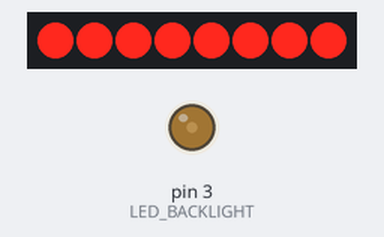
The sketch below on a simulated Arduino Uno, built with avr-gcc and run on an emulated ATmega328P. Shown: 8 shift-register outputs drawn as a row of LEDs (first output left, lit = HIGH), output pins drawn as LEDs (lit = HIGH). Wiring (inferred from the names in the program): shift register (74HC595): data pin 6; shift clock pin 5; latch pin 9. Wiring (inferred from the signals the program sends): row of LEDs: on Q0, Q1, Q2, Q3, Q4, Q5, Q6, Q7. Pins used as bus, display or sensor lines are not drawn.

Above: at 0.22 s.
At 25.5 s:
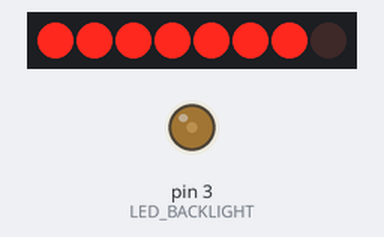
Timing chart, 0 to 37.1 s (numbered marks = the images above):
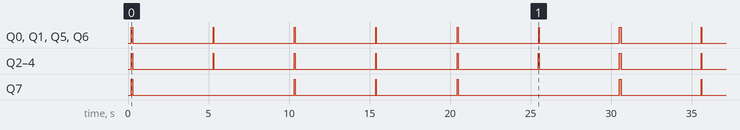

The sketch:

display_logo.ino
```cpp
#define PIN_SCE   9
#define PIN_RESET 8
#define PIN_DC    7
#define PIN_SDIN  6
#define PIN_SCLK  5

#define LED_BACKLIGHT 3

#define LCD_C     LOW
#define LCD_D     HIGH

#define LCD_X     84
#define LCD_Y     48

const unsigned char logo [] = {
0x00, 0xF8, 0xF8, 0xF8, 0xF8, 0xF8, 0xF8, 0xF8, 0xF8, 0xF8, 0xF8, 0xF8, 0xF8, 0xF8, 0xF8, 0xF8,
0xF8, 0xF8, 0xF8, 0xF8, 0xF8, 0xF8, 0xF8, 0xF8, 0xF8, 0xF8, 0xF8, 0xF8, 0xF8, 0xF8, 0xF8, 0xF8,
0xF8, 0xF8, 0xF8, 0xF8, 0xF8, 0xF8, 0x08, 0x00, 0xC0, 0xF0, 0xF8, 0xF8, 0xF8, 0xF8, 0xF8, 0xF8,
0xF8, 0xF8, 0xF8, 0xF8, 0xF8, 0xF8, 0xF8, 0xF8, 0xF8, 0xF8, 0xF8, 0xF8, 0xF8, 0xF8, 0xF8, 0xF8,
0xF8, 0xF8, 0xF8, 0xF8, 0xF8, 0xF8, 0xF8, 0xF8, 0xF8, 0xF8, 0xF8, 0xF8, 0xF8, 0xF8, 0xF8, 0xF8,
0xF8, 0xF8, 0xF8, 0x00, 0x00, 0xFF, 0x00, 0x00, 0x00, 0x00, 0x00, 0xE1, 0xF0, 0x00, 0x00, 0x00,
0x00, 0x01, 0x03, 0xE0, 0x00, 0x00, 0x00, 0x00, 0x00, 0x3F, 0xFF, 0xFF, 0x03, 0x00, 0x00, 0x00,
0x00, 0x00, 0x04, 0x03, 0x01, 0x00, 0x00, 0x00, 0xE0, 0xF0, 0x00, 0x00, 0x0F, 0x3F, 0x7F, 0x7F,
0xFF, 0xFF, 0xFF, 0xFF, 0xFF, 0xFF, 0xFF, 0xFF, 0xFF, 0xFF, 0xFF, 0xFF, 0xFF, 0xFF, 0xFF, 0xFF,
0xFF, 0xFF, 0xFF, 0xFF, 0xFF, 0xFF, 0xFF, 0xFF, 0xFF, 0xFF, 0xFF, 0xFF, 0xFF, 0xFF, 0xFF, 0xFF,
0xFF, 0xFF, 0xFF, 0xFF, 0xFF, 0xFF, 0xFF, 0x00, 0x00, 0xFF, 0x00, 0x00, 0x00, 0x00, 0x00, 0xFF,
0xFF, 0xF0, 0xF0, 0xF0, 0xF0, 0xF0, 0xF0, 0xFF, 0xF0, 0x00, 0x00, 0x00, 0x00, 0x00, 0x1F, 0x01,
0x00, 0x00, 0x00, 0x00, 0x80, 0xFF, 0x3C, 0x1C, 0x0C, 0x04, 0x04, 0x00, 0x83, 0xC1, 0x00, 0x00,
0x00, 0x00, 0x00, 0x00, 0xF0, 0xF8, 0xF8, 0xFC, 0x0C, 0x0C, 0x0C, 0x1C, 0xF8, 0xF8, 0xF0, 0xC0,
0x00, 0x00, 0xF0, 0xF8, 0xF8, 0xFC, 0x0C, 0x0C, 0x0C, 0x3C, 0xF8, 0xF8, 0xF0, 0x00, 0x00, 0x00,
0xF0, 0xF8, 0xF8, 0xFC, 0x0C, 0x0C, 0x0C, 0x3C, 0xF8, 0xF8, 0xF0, 0x00, 0x00, 0xFF, 0x00, 0x00,
0x00, 0x00, 0x00, 0xFF, 0xFF, 0xFF, 0xFF, 0xFF, 0xFF, 0xFF, 0xFF, 0xFF, 0xFF, 0xF8, 0x00, 0x00,
0x00, 0x00, 0x00, 0x00, 0x00, 0x00, 0x00, 0xE0, 0xFF, 0xFF, 0x00, 0x00, 0x00, 0x00, 0x00, 0x00,
0xFF, 0xFF, 0x00, 0x00, 0x00, 0x00, 0x00, 0x00, 0x07, 0x1F, 0x3F, 0x7F, 0xFC, 0xF8, 0xE0, 0xC0,
0x83, 0x03, 0x03, 0x03, 0x00, 0x00, 0xFF, 0xFF, 0xFF, 0xFF, 0x60, 0x60, 0x60, 0x70, 0x7F, 0x7F,
0x7F, 0x00, 0x00, 0x00, 0xFF, 0xFF, 0xFF, 0xFF, 0x00, 0x00, 0x00, 0x00, 0x0F, 0x0F, 0x0F, 0x00,
0x00, 0xFF, 0xF0, 0xF0, 0xF0, 0xF0, 0xF0, 0xFF, 0xFF, 0xFF, 0xFF, 0xFF, 0xFF, 0xFF, 0xFF, 0xFF,
0xFF, 0xFF, 0xFC, 0xF0, 0xF0, 0xF0, 0xF0, 0xF0, 0xF0, 0xF0, 0xF0, 0xFF, 0xFF, 0xFF, 0xFC, 0xF0,
0xF0, 0xF0, 0xF0, 0xE0, 0xF0, 0xF0, 0xF0, 0xF0, 0xF0, 0xF0, 0xF0, 0xF0, 0xF0, 0xF0, 0xF0, 0xF0,
0x00, 0x03, 0x07, 0x3F, 0xFF, 0xFE, 0xFC, 0xE0, 0x00, 0x00, 0xFF, 0xFF, 0xFF, 0xFF, 0x00, 0x00,
0x00, 0x00, 0xFC, 0xFC, 0xFC, 0x00, 0x00, 0x00, 0xFF, 0xFF, 0xFF, 0xFF, 0x00, 0x00, 0x00, 0x00,
0xFF, 0xFF, 0xFF, 0x00, 0x00, 0x07, 0x07, 0x07, 0x07, 0x07, 0x07, 0x07, 0x07, 0x07, 0x07, 0x07,
0x07, 0x07, 0x07, 0x07, 0x07, 0x07, 0x07, 0x07, 0x07, 0x07, 0x07, 0x07, 0x07, 0x07, 0x07, 0x07,
0x07, 0x07, 0x07, 0x07, 0x07, 0x07, 0x07, 0x07, 0x07, 0x07, 0x07, 0x07, 0x07, 0x07, 0x07, 0x01,
0x03, 0x07, 0x0F, 0x0F, 0x0C, 0x0C, 0x0C, 0x0E, 0x0F, 0x0F, 0x07, 0x01, 0x00, 0x00, 0x03, 0x07,
0x0F, 0x0F, 0x0C, 0x0C, 0x0C, 0x0E, 0x0F, 0x0F, 0x07, 0x00, 0x00, 0x00, 0x03, 0x07, 0x0F, 0x0F,
0x0C, 0x0C, 0x0C, 0x0E, 0x0F, 0x0F, 0x07, 0x00,
};

const unsigned char guest [] = {
0x00, 0x00, 0x00, 0x00, 0x00, 0x00, 0x00, 0x00, 0x00, 0x00, 0x00, 0x00, 0x00, 0x00, 0x00, 0x00,
0x00, 0x00, 0x00, 0x00, 0x00, 0x00, 0x00, 0x00, 0x00, 0x00, 0x00, 0x00, 0x00, 0x00, 0x00, 0x00,
0x00, 0x00, 0x00, 0x00, 0x00, 0x00, 0x00, 0x00, 0x00, 0x00, 0x00, 0x00, 0x00, 0x00, 0x00, 0x00,
0x00, 0x00, 0x00, 0x00, 0x00, 0x00, 0x00, 0x00, 0x00, 0x00, 0x00, 0x00, 0x00, 0x00, 0x00, 0x00,
0x00, 0x00, 0x00, 0x00, 0x00, 0x00, 0x00, 0x00, 0x00, 0x00, 0x00, 0x00, 0x00, 0x00, 0x00, 0x00,
0x00, 0x00, 0x00, 0x00, 0x00, 0x00, 0x00, 0x00, 0x00, 0x00, 0x00, 0x00, 0x00, 0x00, 0x00, 0x00,
0x00, 0x00, 0x00, 0x00, 0x00, 0x00, 0x00, 0x00, 0x00, 0x00, 0x00, 0x00, 0x00, 0x00, 0x00, 0x00,
0x00, 0x00, 0x00, 0x00, 0x00, 0x00, 0x00, 0x00, 0x00, 0x00, 0x00, 0x00, 0x00, 0x00, 0x00, 0x00,
0x00, 0x00, 0x00, 0x00, 0x00, 0x00, 0x00, 0x00, 0x00, 0x00, 0x00, 0x00, 0x00, 0x00, 0x00, 0x00,
0x00, 0x00, 0x00, 0x00, 0x00, 0x00, 0x00, 0x00, 0x00, 0x00, 0x00, 0x00, 0x00, 0x00, 0x00, 0x00,
0x00, 0x00, 0x00, 0x00, 0x00, 0x00, 0x00, 0x00, 0x00, 0x00, 0x00, 0x00, 0x00, 0x00, 0x00, 0x00,
0x00, 0x00, 0x00, 0xC0, 0xF0, 0x18, 0x0C, 0x0C, 0x0C, 0x0E, 0x0E, 0x0C, 0x0C, 0x18, 0x10, 0x00,
0x00, 0x00, 0xFE, 0xFE, 0x00, 0x00, 0x00, 0x00, 0x00, 0x00, 0x00, 0xFE, 0x00, 0x00, 0x00, 0x00,
0xFE, 0xFE, 0xCE, 0xCE, 0xCE, 0xCE, 0xCE, 0xCE, 0xCE, 0x00, 0x00, 0x00, 0x30, 0xFC, 0x8C, 0x8C,
0x8E, 0x8C, 0x0C, 0x1C, 0x38, 0x00, 0x00, 0x00, 0x00, 0x0E, 0x0E, 0x0E, 0x0E, 0xFE, 0x0E, 0x0E,
0x0E, 0x0E, 0x00, 0x00, 0x00, 0x00, 0x00, 0x00, 0x00, 0x00, 0x00, 0x00, 0x00, 0x00, 0x00, 0x00,
0x00, 0x00, 0x00, 0x00, 0x00, 0x00, 0x00, 0x03, 0x0F, 0x18, 0x30, 0x30, 0x30, 0x70, 0x37, 0x37,
0x37, 0x1F, 0x1F, 0x00, 0x00, 0x00, 0x07, 0x1F, 0x38, 0x30, 0x70, 0x70, 0x30, 0x30, 0x3C, 0x1F,
0x00, 0x00, 0x00, 0x00, 0x7F, 0x7F, 0x71, 0x71, 0x71, 0x71, 0x71, 0x71, 0x71, 0x00, 0x00, 0x00,
0x0C, 0x38, 0x30, 0x30, 0x71, 0x71, 0x31, 0x33, 0x1E, 0x0C, 0x00, 0x00, 0x00, 0x00, 0x00, 0x00,
0x00, 0x7F, 0x00, 0x00, 0x00, 0x00, 0x00, 0x00, 0x00, 0x00, 0x00, 0x00, 0x00, 0x00, 0x00, 0x00,
0x00, 0x00, 0x00, 0x00, 0x00, 0x00, 0x00, 0x00, 0x00, 0x00, 0x00, 0x00, 0x00, 0x00, 0x00, 0x00,
0x00, 0x00, 0x00, 0x00, 0x00, 0x00, 0x00, 0x00, 0x00, 0x00, 0x00, 0x00, 0x00, 0x00, 0x00, 0x00,
0x00, 0x00, 0x00, 0x00, 0x00, 0x00, 0x00, 0x00, 0x00, 0x00, 0x00, 0x00, 0x00, 0x00, 0x00, 0x00,
0x00, 0x00, 0x00, 0x00, 0x00, 0x00, 0x00, 0x00, 0x00, 0x00, 0x00, 0x00, 0x00, 0x00, 0x00, 0x00,
0x00, 0x00, 0x00, 0x00, 0x00, 0x00, 0x00, 0x00, 0x00, 0x00, 0x00, 0x00, 0x00, 0x00, 0x00, 0x00,
0x00, 0x00, 0x00, 0x00, 0x00, 0x00, 0x00, 0x00, 0x00, 0x00, 0x00, 0x00, 0x00, 0x00, 0x00, 0x00,
0x00, 0x00, 0x00, 0x00, 0x00, 0x00, 0x00, 0x00, 0x00, 0x00, 0x00, 0x00, 0x00, 0x00, 0x00, 0x00,
0x00, 0x00, 0x00, 0x00, 0x00, 0x00, 0x00, 0x00, 0x00, 0x00, 0x00, 0x00, 0x00, 0x00, 0x00, 0x00,
0x00, 0x00, 0x00, 0x00, 0x00, 0x00, 0x00, 0x00, 0x00, 0x00, 0x00, 0x00, 0x00, 0x00, 0x00, 0x00,
0x00, 0x00, 0x00, 0x00, 0x00, 0x00, 0x00, 0x00, 0x00, 0x00, 0x00, 0x00, 0x00, 0x00, 0x00, 0x00,
0x00, 0x00, 0x00, 0x00, 0x00, 0x00, 0x00, 0x00,
};

static const byte ASCII[][5] =
{
 {0x00, 0x00, 0x00, 0x00, 0x00} // 20
,{0x00, 0x00, 0x5f, 0x00, 0x00} // 21 !
,{0x00, 0x07, 0x00, 0x07, 0x00} // 22 "
,{0x14, 0x7f, 0x14, 0x7f, 0x14} // 23 #
,{0x24, 0x2a, 0x7f, 0x2a, 0x12} // 24 $
,{0x23, 0x13, 0x08, 0x64, 0x62} // 25 %
,{0x36, 0x49, 0x55, 0x22, 0x50} // 26 &
,{0x00, 0x05, 0x03, 0x00, 0x00} // 27 '
,{0x00, 0x1c, 0x22, 0x41, 0x00} // 28 (
,{0x00, 0x41, 0x22, 0x1c, 0x00} // 29 )
,{0x14, 0x08, 0x3e, 0x08, 0x14} // 2a *
,{0x08, 0x08, 0x3e, 0x08, 0x08} // 2b +
,{0x00, 0x50, 0x30, 0x00, 0x00} // 2c ,
,{0x08, 0x08, 0x08, 0x08, 0x08} // 2d -
,{0x00, 0x60, 0x60, 0x00, 0x00} // 2e .
,{0x20, 0x10, 0x08, 0x04, 0x02} // 2f /
,{0x3e, 0x51, 0x49, 0x45, 0x3e} // 30 0
,{0x00, 0x42, 0x7f, 0x40, 0x00} // 31 1
,{0x42, 0x61, 0x51, 0x49, 0x46} // 32 2
,{0x21, 0x41, 0x45, 0x4b, 0x31} // 33 3
,{0x18, 0x14, 0x12, 0x7f, 0x10} // 34 4
,{0x27, 0x45, 0x45, 0x45, 0x39} // 35 5
,{0x3c, 0x4a, 0x49, 0x49, 0x30} // 36 6
,{0x01, 0x71, 0x09, 0x05, 0x03} // 37 7
,{0x36, 0x49, 0x49, 0x49, 0x36} // 38 8
,{0x06, 0x49, 0x49, 0x29, 0x1e} // 39 9
,{0x00, 0x36, 0x36, 0x00, 0x00} // 3a :
,{0x00, 0x56, 0x36, 0x00, 0x00} // 3b ;
,{0x08, 0x14, 0x22, 0x41, 0x00} // 3c <
,{0x14, 0x14, 0x14, 0x14, 0x14} // 3d =
,{0x00, 0x41, 0x22, 0x14, 0x08} // 3e >
,{0x02, 0x01, 0x51, 0x09, 0x06} // 3f ?
,{0x32, 0x49, 0x79, 0x41, 0x3e} // 40 @
,{0x7e, 0x11, 0x11, 0x11, 0x7e} // 41 A
,{0x7f, 0x49, 0x49, 0x49, 0x36} // 42 B
,{0x3e, 0x41, 0x41, 0x41, 0x22} // 43 C
,{0x7f, 0x41, 0x41, 0x22, 0x1c} // 44 D
,{0x7f, 0x49, 0x49, 0x49, 0x41} // 45 E
,{0x7f, 0x09, 0x09, 0x09, 0x01} // 46 F
,{0x3e, 0x41, 0x49, 0x49, 0x7a} // 47 G
,{0x7f, 0x08, 0x08, 0x08, 0x7f} // 48 H
,{0x00, 0x41, 0x7f, 0x41, 0x00} // 49 I
,{0x20, 0x40, 0x41, 0x3f, 0x01} // 4a J
,{0x7f, 0x08, 0x14, 0x22, 0x41} // 4b K
,{0x7f, 0x40, 0x40, 0x40, 0x40} // 4c L
,{0x7f, 0x02, 0x0c, 0x02, 0x7f} // 4d M
,{0x7f, 0x04, 0x08, 0x10, 0x7f} // 4e N
,{0x3e, 0x41, 0x41, 0x41, 0x3e} // 4f O
,{0x7f, 0x09, 0x09, 0x09, 0x06} // 50 P
,{0x3e, 0x41, 0x51, 0x21, 0x5e} // 51 Q
,{0x7f, 0x09, 0x19, 0x29, 0x46} // 52 R
,{0x46, 0x49, 0x49, 0x49, 0x31} // 53 S
,{0x01, 0x01, 0x7f, 0x01, 0x01} // 54 T
,{0x3f, 0x40, 0x40, 0x40, 0x3f} // 55 U
,{0x1f, 0x20, 0x40, 0x20, 0x1f} // 56 V
,{0x3f, 0x40, 0x38, 0x40, 0x3f} // 57 W
,{0x63, 0x14, 0x08, 0x14, 0x63} // 58 X
,{0x07, 0x08, 0x70, 0x08, 0x07} // 59 Y
,{0x61, 0x51, 0x49, 0x45, 0x43} // 5a Z
,{0x00, 0x7f, 0x41, 0x41, 0x00} // 5b [
,{0x02, 0x04, 0x08, 0x10, 0x20} // 5c ¥
,{0x00, 0x41, 0x41, 0x7f, 0x00} // 5d ]
,{0x04, 0x02, 0x01, 0x02, 0x04} // 5e ^
,{0x40, 0x40, 0x40, 0x40, 0x40} // 5f _
,{0x00, 0x01, 0x02, 0x04, 0x00} // 60 `
,{0x20, 0x54, 0x54, 0x54, 0x78} // 61 a
,{0x7f, 0x48, 0x44, 0x44, 0x38} // 62 b
,{0x38, 0x44, 0x44, 0x44, 0x20} // 63 c
,{0x38, 0x44, 0x44, 0x48, 0x7f} // 64 d
,{0x38, 0x54, 0x54, 0x54, 0x18} // 65 e
,{0x08, 0x7e, 0x09, 0x01, 0x02} // 66 f
,{0x0c, 0x52, 0x52, 0x52, 0x3e} // 67 g
,{0x7f, 0x08, 0x04, 0x04, 0x78} // 68 h
,{0x00, 0x44, 0x7d, 0x40, 0x00} // 69 i
,{0x20, 0x40, 0x44, 0x3d, 0x00} // 6a j
,{0x7f, 0x10, 0x28, 0x44, 0x00} // 6b k
,{0x00, 0x41, 0x7f, 0x40, 0x00} // 6c l
,{0x7c, 0x04, 0x18, 0x04, 0x78} // 6d m
,{0x7c, 0x08, 0x04, 0x04, 0x78} // 6e n
,{0x38, 0x44, 0x44, 0x44, 0x38} // 6f o
,{0x7c, 0x14, 0x14, 0x14, 0x08} // 70 p
,{0x08, 0x14, 0x14, 0x18, 0x7c} // 71 q
,{0x7c, 0x08, 0x04, 0x04, 0x08} // 72 r
,{0x48, 0x54, 0x54, 0x54, 0x20} // 73 s
,{0x04, 0x3f, 0x44, 0x40, 0x20} // 74 t
,{0x3c, 0x40, 0x40, 0x20, 0x7c} // 75 u
,{0x1c, 0x20, 0x40, 0x20, 0x1c} // 76 v
,{0x3c, 0x40, 0x30, 0x40, 0x3c} // 77 w
,{0x44, 0x28, 0x10, 0x28, 0x44} // 78 x
,{0x0c, 0x50, 0x50, 0x50, 0x3c} // 79 y
,{0x44, 0x64, 0x54, 0x4c, 0x44} // 7a z
,{0x00, 0x08, 0x36, 0x41, 0x00} // 7b {
,{0x00, 0x00, 0x7f, 0x00, 0x00} // 7c |
,{0x00, 0x41, 0x36, 0x08, 0x00} // 7d }
,{0x10, 0x08, 0x08, 0x10, 0x08} // 7e ←
,{0x78, 0x46, 0x41, 0x46, 0x78} // 7f →
};


void LcdCharacter(char character)
{
  LcdWrite(LCD_D, 0x00);
  for (int index = 0; index < 5; index++)
  {
    LcdWrite(LCD_D, ASCII[character - 0x20][index]);
  }
  LcdWrite(LCD_D, 0x00);
}

void LcdClear(void)
{
  for (int index = 0; index < LCD_X * LCD_Y / 8; index++)
  {
    LcdWrite(LCD_D, 0x00);
  }
}

void LcdInitialise(void)
{
  pinMode(PIN_SCE, OUTPUT);
  pinMode(PIN_RESET, OUTPUT);
  pinMode(PIN_DC, OUTPUT);
  pinMode(PIN_SDIN, OUTPUT);
  pinMode(PIN_SCLK, OUTPUT);
  digitalWrite(PIN_RESET, LOW);
  delay(100);
  digitalWrite(PIN_RESET, HIGH);
  LcdWrite(LCD_C, 0x21);
  LcdWrite(LCD_C, 0xB3);
  LcdWrite(LCD_C, 0x04);
  LcdWrite(LCD_C, 0x14);
  LcdWrite(LCD_C, 0x20);
  LcdWrite(LCD_C, 0x0C);
}

void LcdString(char *characters)
{
  while (*characters)
  {
    LcdCharacter(*characters++);
  }
}

void LcdWrite(byte dc, byte data)
{
  digitalWrite(PIN_DC, dc);
  digitalWrite(PIN_SCE, LOW);
  shiftOut(PIN_SDIN, PIN_SCLK, MSBFIRST, data);
  digitalWrite(PIN_SCE, HIGH);
}

void drawPicture(const unsigned char *picture)
{
  for (int index = 0; index < LCD_X * LCD_Y / 8; index++)
  {
    LcdWrite(LCD_D, picture[index]);
  }
}

void setup(void)
{
  LcdInitialise();
  LcdClear();
  pinMode(LED_BACKLIGHT, OUTPUT);
  analogWrite(LED_BACKLIGHT, 55);
}

void loop(void)
{
  drawPicture(logo);
  delay(5000);
  drawPicture(guest);
  delay(5000);
}
```

Measured:
- by itself, Q0–6: goes 6 × (HIGH 0.07 s, LOW 5.0 s), HIGH 0.12 s, LOW 5.0 s, HIGH 0.04 s, then LOW
